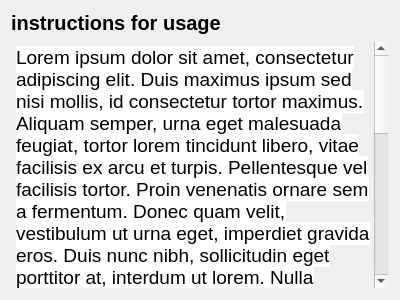
<?xml version="1.0" encoding="UTF-8"?>
<ui version="4.0">
 <class>Help</class>
 <widget class="QWidget" name="Help">
  <property name="geometry">
   <rect>
    <x>0</x>
    <y>0</y>
    <width>400</width>
    <height>300</height>
   </rect>
  </property>
  <property name="sizePolicy">
   <sizepolicy hsizetype="Preferred" vsizetype="Preferred">
    <horstretch>0</horstretch>
    <verstretch>0</verstretch>
   </sizepolicy>
  </property>
  <property name="maximumSize">
   <size>
    <width>16777215</width>
    <height>16777215</height>
   </size>
  </property>
  <property name="windowTitle">
   <string>Form</string>
  </property>
  <property name="styleSheet">
   <string notr="true">QLabel {
	width: 356px;
	height: 24px;

	font-family: 'Inter';
	font-style: normal;
	font-weight: 700;
	font-size: 20px;
	line-height: 24px;

	color: #000000;
}

QTextBrowser {
	background-color: rgba(0,0,0,0);
}</string>
  </property>
  <layout class="QVBoxLayout" name="verticalLayout">
   <item>
    <widget class="QLabel" name="label">
     <property name="text">
      <string>instructions for usage</string>
     </property>
    </widget>
   </item>
   <item>
    <widget class="QTextBrowser" name="textBrowser">
     <property name="html">
      <string>&lt;!DOCTYPE HTML PUBLIC &quot;-//W3C//DTD HTML 4.0//EN&quot; &quot;http://www.w3.org/TR/REC-html40/strict.dtd&quot;&gt;
&lt;html&gt;&lt;head&gt;&lt;meta name=&quot;qrichtext&quot; content=&quot;1&quot; /&gt;&lt;meta charset=&quot;utf-8&quot; /&gt;&lt;style type=&quot;text/css&quot;&gt;
p, li { white-space: pre-wrap; }
hr { height: 1px; border-width: 0; }
&lt;/style&gt;&lt;/head&gt;&lt;body style=&quot; font-family:'.AppleSystemUIFont'; font-size:13pt; font-weight:400; font-style:normal;&quot;&gt;
&lt;p style=&quot; margin-top:0px; margin-bottom:0px; margin-left:0px; margin-right:0px; -qt-block-indent:0; text-indent:0px;&quot;&gt;&lt;span style=&quot; font-family:'Open Sans','Arial','sans-serif'; font-size:14pt; color:#000000; background-color:#ffffff;&quot;&gt;Lorem ipsum dolor sit amet, consectetur adipiscing elit. Duis maximus ipsum sed nisi mollis, id consectetur tortor maximus. Aliquam semper, urna eget malesuada feugiat, tortor lorem tincidunt libero, vitae facilisis ex arcu et turpis. Pellentesque vel facilisis tortor. Proin venenatis ornare sem a fermentum. Donec quam velit, vestibulum ut urna eget, imperdiet gravida eros. Duis nunc nibh, sollicitudin eget porttitor at, interdum ut lorem. Nulla efficitur enim lacus, ac vestibulum velit fermentum a. Aenean consectetur neque metus, id tempus odio faucibus at. Aliquam fermentum porttitor cursus. Mauris dignissim odio sed blandit dignissim.&lt;/span&gt;&lt;/p&gt;
&lt;p style=&quot; margin-top:0px; margin-bottom:15px; margin-left:0px; margin-right:0px; -qt-block-indent:0; text-indent:0px; background-color:#ffffff;&quot;&gt;&lt;span style=&quot; font-family:'Open Sans','Arial','sans-serif'; font-size:14pt; color:#000000; background-color:#ffffff;&quot;&gt;Suspendisse id metus dapibus, maximus ipsum sed, tincidunt mi. Aliquam elementum purus eu arcu consequat mollis ut id lacus. Morbi est turpis, lobortis id orci a, tempus elementum urna. Nullam nulla dui, vulputate consequat quam id, feugiat venenatis ipsum. Curabitur ornare commodo efficitur. Sed ultrices ultricies mauris, at faucibus felis pellentesque eu. Aliquam eu quam consectetur, pellentesque tellus vel, varius dolor. Pellentesque habitant morbi tristique senectus et netus et malesuada fames ac turpis egestas.&lt;/span&gt;&lt;/p&gt;&lt;/body&gt;&lt;/html&gt;</string>
     </property>
    </widget>
   </item>
  </layout>
 </widget>
 <resources/>
 <connections/>
</ui>
